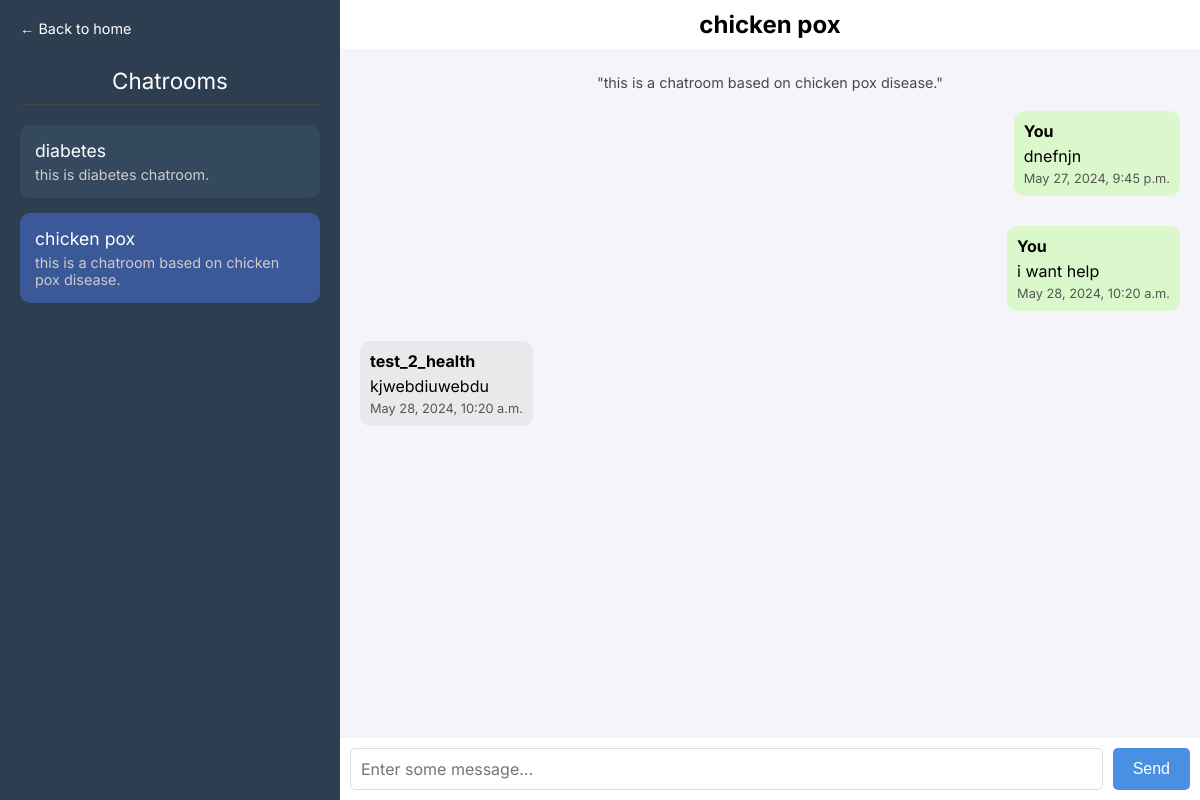
The page /main/chatroom/t256e2f (signed in) on the database as committed earlier.
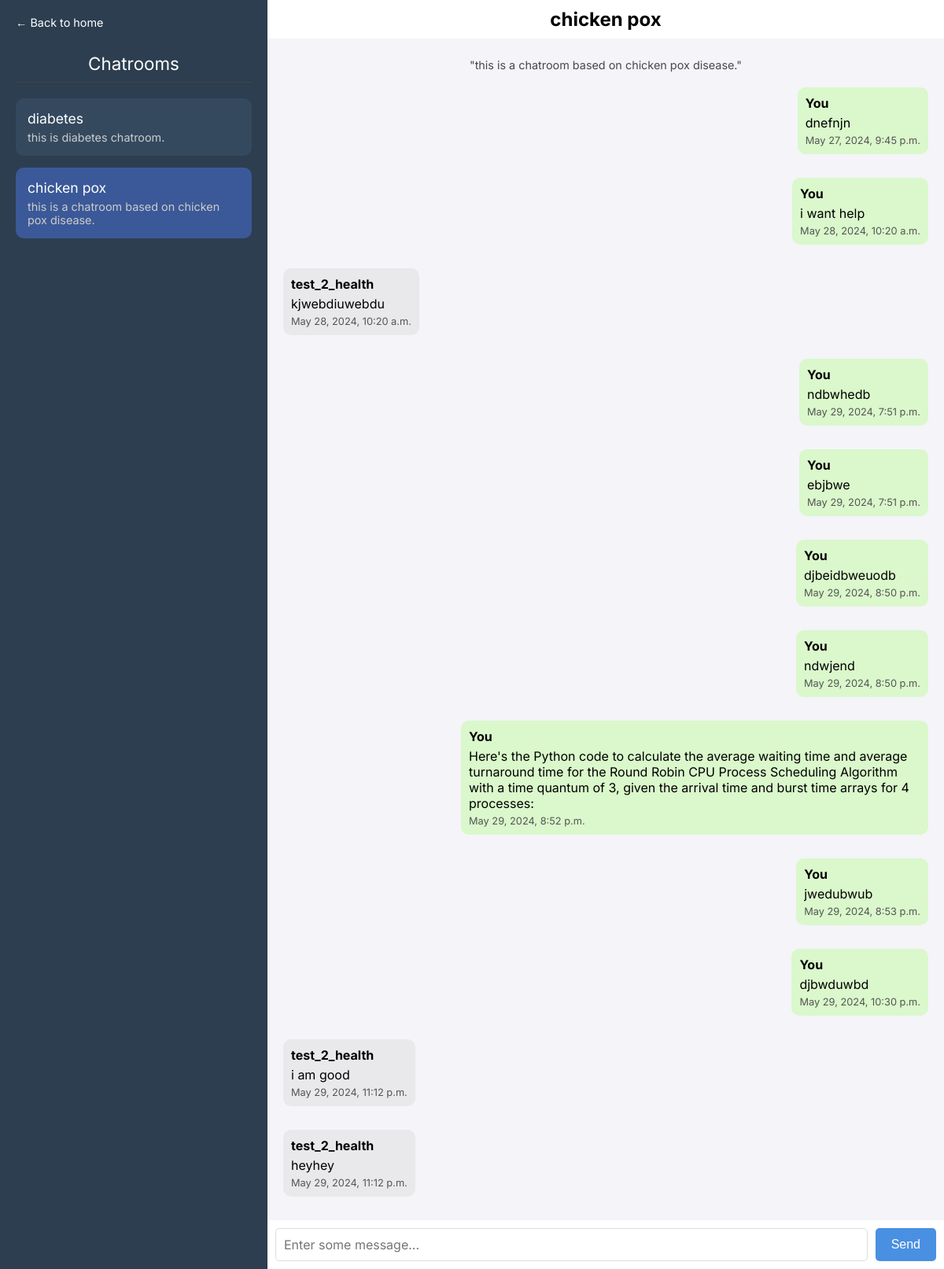
The same page on the database as committed later.
### main/models.py (models this page shows, shortened)
class Chatroom(models.Model) :
    code =  models.CharField(max_length=7)
    name = models.CharField(max_length=20, unique=True)
    desc = models.TextField(max_length=500)

class messages(models.Model) :
    chatroom = models.ForeignKey(Chatroom, on_delete=models.CASCADE, blank=True, null=True)
    content = models.TextField(max_length=1000)
    sender = models.ForeignKey(user_profile, on_delete=models.CASCADE)
    is_seen = models.BooleanField(default=0)
    date_time = models.DateTimeField(auto_now=True)

### userprofiles/models.py (models this page shows, shortened)
class user_profile(models.Model) :
    user = models.ForeignKey(User, on_delete=models.CASCADE)
    bio = models.TextField(max_length=300)

### main/views.py (the view, shortened to what this page needs)
# urls.py: path('chatroom/<slug:roomcode>',views.chatroomview, name = 'chatroom'),
@login_required(login_url=loginview)
def chatroomview(request, roomcode) :
    user_profile_instance = user_profile.objects.get(user=request.user)
    chatroom = Chatroom.objects.get(code = roomcode)
    messages_list = messages.objects.filter(chatroom = chatroom)
    form = chatmessagecreationform(request.POST)
    joined_chatrooms = Chatroom.objects.filter(joinedchatrooms__user=user_profile_instance)
    context = {
        'chatroom' : chatroom,
        'user' : request.user,
        'messages' : messages_list,
        'form' : form,
        'roomcode' :roomcode,
        'joined_chatrooms' : joined_chatrooms,
    }
    return render(request, 'chatroom.html', context=context)

### main/forms.py
class chatmessagecreationform(forms.ModelForm):
    class Meta:
        model = messages
        fields = ['content']

### main/templates/chatroom.html (shortened to what this page needs)
{% load static %}
<!DOCTYPE html>
<html lang="en">
  <head>
    <link rel="stylesheet" href="{% static 'css/chatroom.css' %}" />
  </head>
  <body>
    <div class="sidebar" id="sidebar">
      <div class="gohome-heading"><a href="/main">← Back to home</a></div>
      <div class="sidebar-heading">Chatrooms</div>
      <ul class="chatroom-list">
        {% for jc in joined_chatrooms %} {% if jc.name == chatroom.name %}
        <li>
          <a>
            <div class="chatroom-box" style="background-color: #3b5998">
              <a href="/main/chatroom/{{jc.code}}" class="chatroom-link"
                >{{jc.name}}</a
              >
              <div class="chatroom-description-small">{{jc.desc}}</div>
            </div>
          </a>
        </li>
        {% else %}
        <li>
          <a>
            <div class="chatroom-box">
              <a href="/main/chatroom/{{jc.code}}" class="chatroom-link"
                >{{jc.name}}</a
              >
              <div class="chatroom-description-small">{{jc.desc}}</div>
            </div>
          </a>
        </li>
        {% endif %} {% endfor %}
      </ul>
    </div>
    <div class="chatroom-container">
      <div class="chatroom-heading">{{chatroom.name}}</div>
      <div id="scrollable-div">
        <div id="chats">
          <div
            class="chatroom-description-small"
            style="color: black; text-align: center; opacity: 0.7"
          >
            "{{chatroom.desc}}"
          </div>
          {% for msg in messages %}
          <br />
          {% if msg.sender.user.username == user.username %}
          <div class="message sent-by-me">
            <div class="message-sender">You</div>
            <div class="message-content">{{msg.content}}</div>
            <div class="message-timestamp">{{msg.date_time}}</div>
          </div>
          {% else %}
          <div class="message received">
            <div class="message-sender">{{msg.sender.user.username}}</div>
            <div class="message-content">{{msg.content}}</div>
            <div class="message-timestamp">{{msg.date_time}}</div>
          </div>
          {% endif %} {% endfor %}
        </div>
      </div>
      <form method="post" class="input-section" id="msg_send_form">
        {% csrf_token %} {{form.content}}
        <button class="send-button" type="submit">Send</button>
      </form>
    </div>
  </body>
</html>

### static/css/chatroom.css (style rules this page uses)
body { font-family: 'Inter', sans-serif; margin: 0; padding: 0; display: flex; height: 100vh; overflow: hidden; }
a { text-decoration: none; color: white; }
.sidebar { width: 300px; background-color: #2c3e50; color: white; padding: 20px; overflow-y: auto; transition: transform 0.3s ease; }
.sidebar-heading { font-size: 1.4em; margin-bottom: 20px; border-bottom: 1px solid #444; padding-bottom: 10px; text-align: center; }
.gohome-heading { font-size: 0.9em; margin-bottom: 20px; padding-bottom: 10px; }
.chatroom-list { list-style: none; padding: 0; }
.chatroom-list li { margin-bottom: 15px; }
.chatroom-box { background-color: #34495e; border-radius: 10px; padding: 15px; transition: background-color 0.3s ease; }
.chatroom-link { color: white; text-decoration: none; font-size: 1.1em; display: block; }
.chatroom-description-small { font-size: 0.9em; color: #ccc; margin-top: 5px; }
.chatroom-container { flex: 1; display: flex; flex-direction: column; height: 100%; overflow: hidden; }
.chatroom-heading { font-size: 1.5em; font-weight: bold; padding: 10px; text-align: center; }
#scrollable-div { flex: 1; overflow-y: auto; padding: 20px; background-color: #f4f4f9; }
#chats { display: flex; flex-direction: column; }
.message { margin-bottom: 10px; padding: 10px; border-radius: 10px; max-width: 70%; }
.sent-by-me { align-self: flex-end; background-color: #daf8cb; }
.received { align-self: flex-start; background-color: #e9e9eb; }
.message-sender { font-weight: bold; margin-bottom: 5px; }
.message-content { margin-bottom: 5px; }
.message-timestamp { font-size: 0.8em; color: #555; }
.input-section { display: flex; padding: 10px; background-color: #fff; }
textarea { flex: 1; height: 20px; border: 1px solid #ddd; border-radius: 5px; resize: none; padding: 10px; font-size: 1em; font-family: "Inter", sans-serif; }
.send-button { background-color: #4a90e2; color: white; border: none; padding: 10px 20px; margin-left: 10px; border-radius: 5px; cursor: pointer; font-size: 1em; }

Rows that differ between the two databases and show on the page:
added messages: content "ndbwhedb", date_time "May 29, 2024, 7:51 p.m."
added messages: content "ebjbwe", date_time "May 29, 2024, 7:51 p.m."
added messages: content "djbeidbweuodb", date_time "May 29, 2024, 8:50 p.m."
added messages: content "ndwjend", date_time "May 29, 2024, 8:50 p.m."
added messages: content "Here's the Python code to calculate the average waiting time and average turnaround time for the Round Robin CPU Process Scheduling Algorithm with a time quantum of 3, given the arrival time and burst time arrays for 4 processes:", date_time "May 29, 2024, 8:52 p.m."
added messages: content "jwedubwub", date_time "May 29, 2024, 8:53 p.m."
added messages: content "djbwduwbd", date_time "May 29, 2024, 10:30 p.m."
added messages: sender.user.username "test_2_health", content "i am good", date_time "May 29, 2024, 11:12 p.m."
added messages: sender.user.username "test_2_health", content "heyhey", date_time "May 29, 2024, 11:12 p.m."
